Frame 1 (no input): blank canvas, image omitted
Frame 60 (no input): blank canvas, image omitted
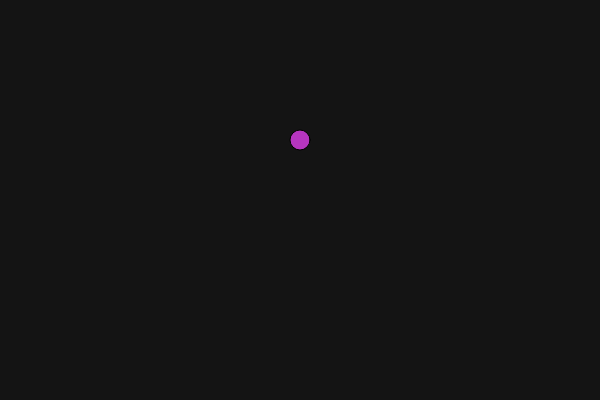
Frame 120 (the mouse pressed at the canvas centre since frame 60)

The p5.js sketch whose frames 1 and 60 were blank and that drew this single picture after the mouse press (run headless with seeded random() and noise() and a simulated clock; from frame 60 on, the mouse is pressed at the canvas centre):

// p5.js sketch
// ── sketch.js
// Creative Arrays + Loops Example
// draws a new circle where the user clicks on the screen with a random color

let xPositions = [];
let yPositions = [];
let colors = [];

function setup() {
  createCanvas(600, 400);
}

function draw() {
  background(20);

  for (let i = 0; i < xPositions.length; i++) {
    yPositions[i] -= 1;
    fill(colors[i]);
    circle(xPositions[i], yPositions[i], 20);
  }
}

function mousePressed() {
  xPositions.push(mouseX);
  yPositions.push(mouseY);
  colors.push(color(random(255), random(255), random(255)));
}
